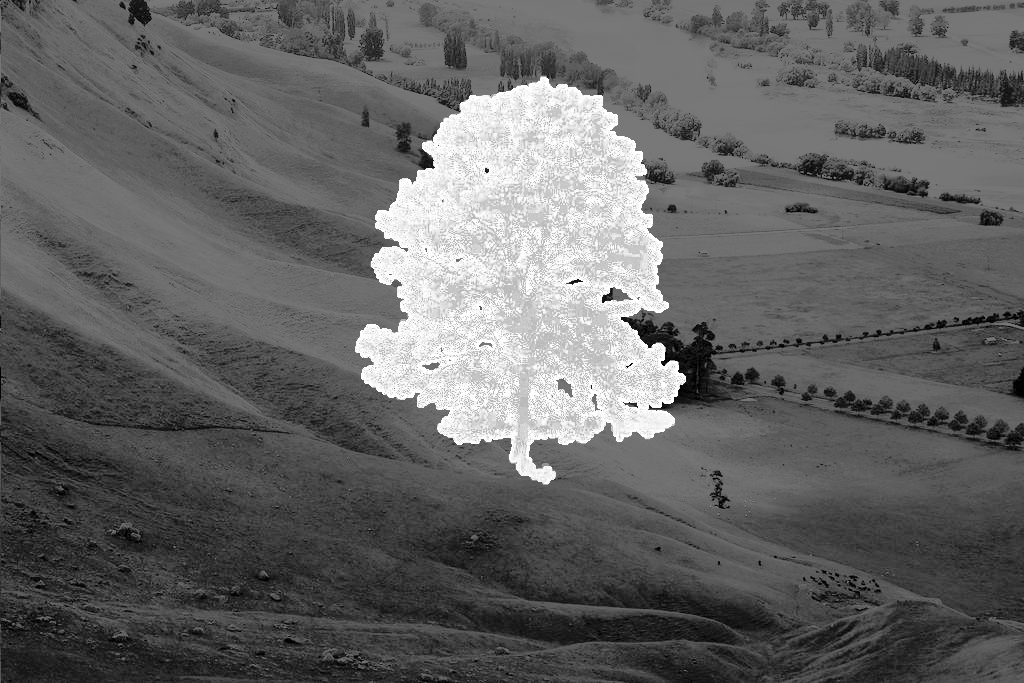
#> input picture Primeri/primer_1.png, 1024 x 683 px
$ python Vaja1.py
#> lines starting #> are read from the running program, lines starting #| are printed output that depends on the picture; after the words box and inside, x2 and y2 are one past the last pixel; in counts of white or black regions, pixels touching at a corner belong together
#> further down, slika is the input picture: shape (683, 1024, 4) float32; mean R, G, B, A 0.392, 0.392, 0.392, 1
### naloga_2_resitve.py
import matplotlib.pyplot as plt
import numpy as np
import scipy.ndimage as ndimage
import cv2
from matplotlib.pyplot import figure


def binarna_segmentacija(slika: np.ndarray) -> np.ndarray:
    if not isinstance(slika, np.ndarray):
        raise TypeError('Expected numpy array')

    if slika.ndim == 3:
        # convert color to grayscale by averaging channels
        siv = slika.mean(axis=2)
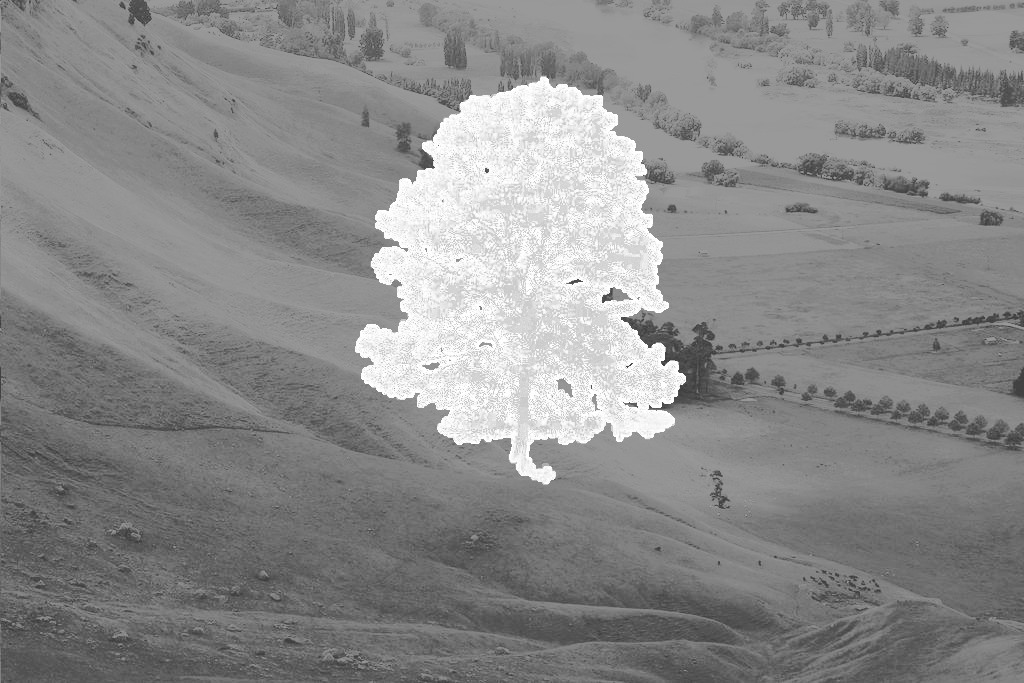
#> siv: shape (683, 1024) float32; min 0.25, max 1, mean 0.543
    elif slika.ndim == 2:
        siv = slika
    else:
        raise ValueError(f'Unsupported image ndim: {slika.ndim}')

    # simple global threshold: pixels greater than mean -> foreground
    thresh = siv.mean()
#> thresh = 0.543
    mask = siv > thresh
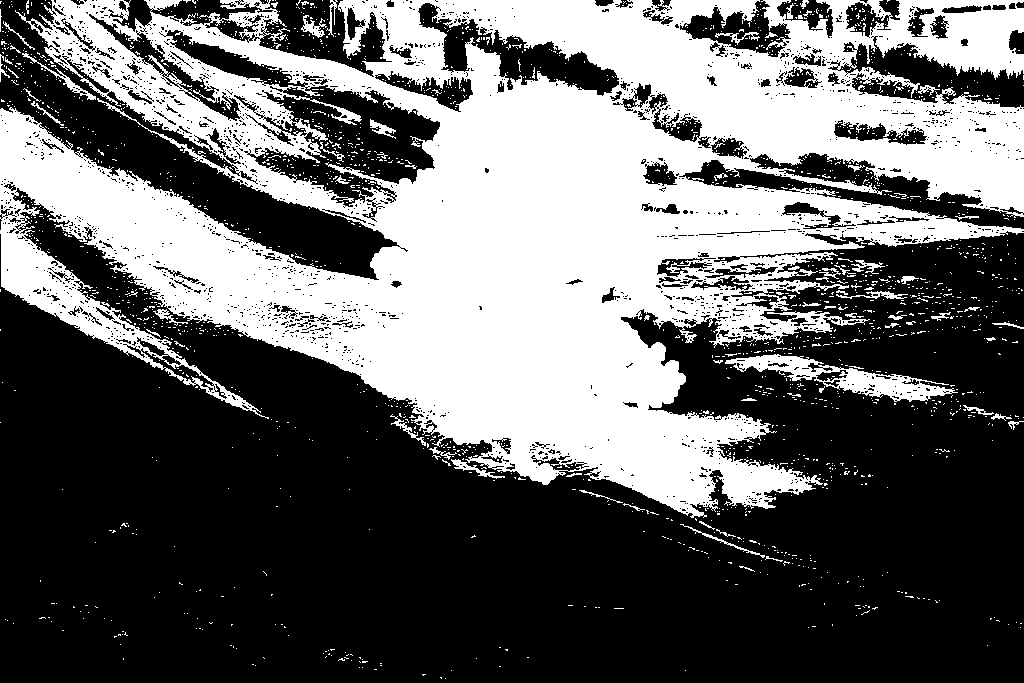
#> mask: shape (683, 1024) bool; 39.9% white; 1908 white regions (1833 under 20 px), largest, box (x1, y1, x2, y2) and area: (0, 0, 1024, 518) 265850, (725, 354, 958, 402) 3425, (22, 53, 96, 100) 330

    return mask.astype(bool)
# [205 lines left out: functions izrezi_regije, detekcija_4_kotnikov, detekcija_4_kotnikov_adaptivno, _to_gray_f32, pripravi_filter_plus, detekcija_plus, not called in this run]

### Vaja1.py
from matplotlib import pyplot as plt

from naloga_2_resitve import *

slika = plt.imread("Primeri/primer_1.png")
koncnaSlika = binarna_segmentacija(slika)

plt.figure()
plt.subplot(1, 2, 1)
plt.title('Originalna slika')
plt.imshow(slika)
plt.subplot(1, 2, 2)
plt.title('Segmentirana slika')
plt.imshow(koncnaSlika, cmap='gray')
plt.show()
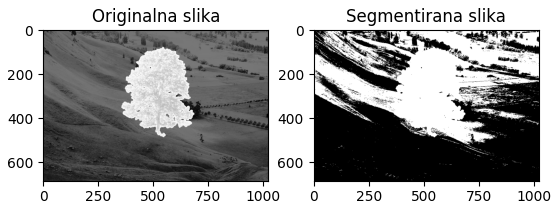
#> figure drawn by matplotlib, 2 panels

$ run again, with Primeri/primer_2.png copied over Primeri/primer_1.png
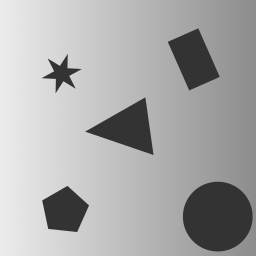
#> input picture Primeri/primer_2.png, 256 x 256 px
#> slika is the input picture: shape (256, 256, 4) float32; mean R, G, B, A 0.668, 0.668, 0.668, 1
#> thresh = 0.751
#> in binarna_segmentacija, `mask = siv > thresh`:
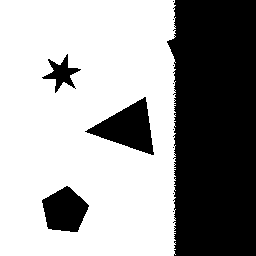
#> mask: shape (256, 256) bool; 62.1% white; 12 black regions (8 under 20 px), largest, box (x1, y1, x2, y2) and area: (167, 0, 256, 256) 20871, (85, 97, 154, 155) 1947, (42, 186, 89, 232) 1492, (42, 54, 81, 93) 531
#> `plt.show()`:
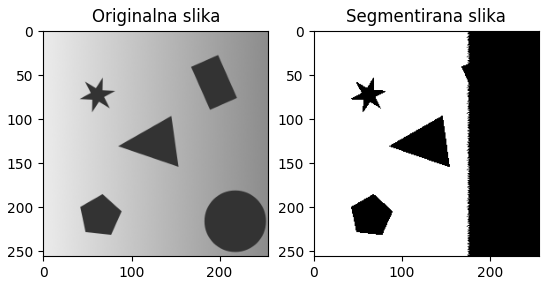
#> figure drawn by matplotlib, 2 panels

$ run again, with Primeri/primer_3.png copied over Primeri/primer_1.png
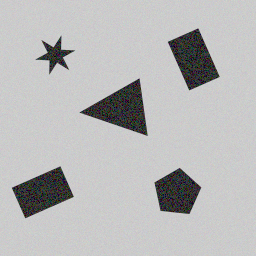
#> input picture Primeri/primer_3.png, 256 x 256 px
#> slika is the input picture: shape (256, 256, 4) float32; mean R, G, B, A 0.727, 0.727, 0.727, 1
#> thresh = 0.795
#> in binarna_segmentacija, `mask = siv > thresh`:
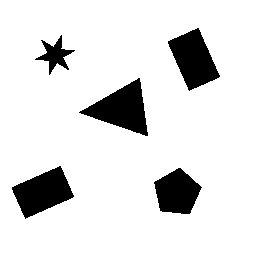
#> mask: shape (256, 256) bool; 88.3% white; 5 black regions, box (x1, y1, x2, y2) and area: (79, 78, 148, 136) 1950, (12, 166, 74, 219) 1838, (168, 28, 220, 91) 1837, (154, 168, 202, 214) 1511, (35, 35, 75, 75) 551
#> `plt.show()`:
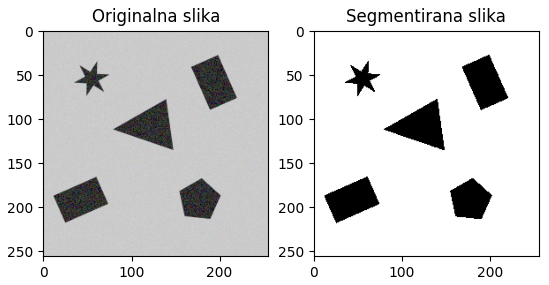
#> figure drawn by matplotlib, 2 panels

$ run again, with Primeri/primer_4.png copied over Primeri/primer_1.png
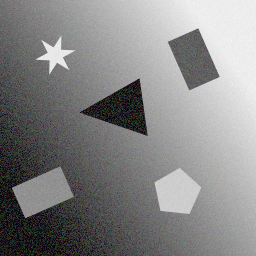
#> input picture Primeri/primer_4.png, 256 x 256 px
#> slika is the input picture: shape (256, 256, 4) float32; mean R, G, B, A 0.526, 0.526, 0.526, 1
#> thresh = 0.644
#> in binarna_segmentacija, `mask = siv > thresh`:
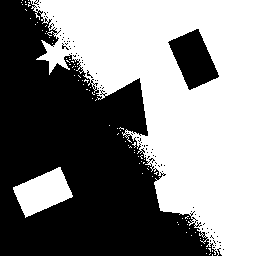
#> mask: shape (256, 256) bool; 50.8% white; 85 black regions (83 under 20 px), largest, box (x1, y1, x2, y2) and area: (0, 0, 222, 256) 30307, (168, 29, 219, 90) 1746
#> `plt.show()`:
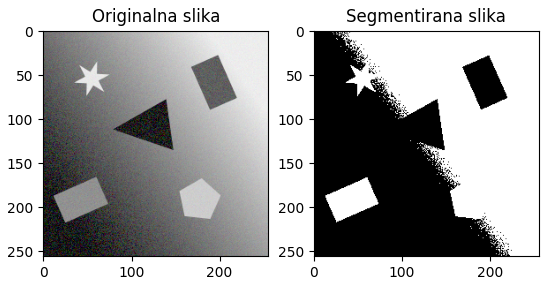
#> figure drawn by matplotlib, 2 panels
